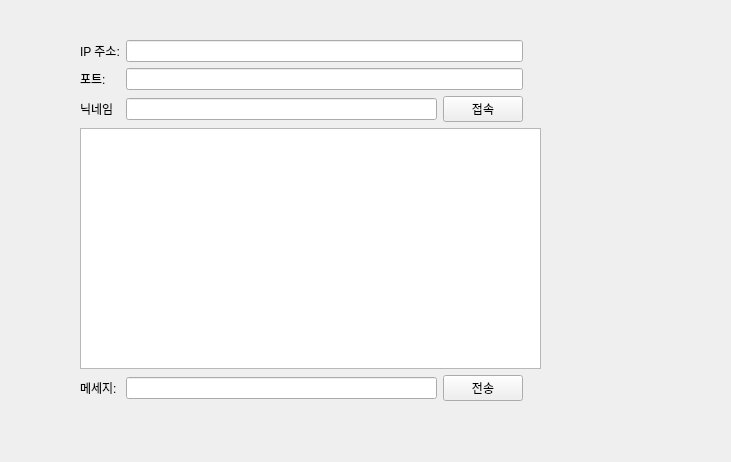
<?xml version="1.0" encoding="UTF-8"?>
<ui version="4.0">
 <class>client</class>
 <widget class="QWidget" name="client">
  <property name="geometry">
   <rect>
    <x>0</x>
    <y>0</y>
    <width>731</width>
    <height>462</height>
   </rect>
  </property>
  <property name="windowTitle">
   <string>client</string>
  </property>
  <widget class="QWidget" name="gridLayoutWidget">
   <property name="geometry">
    <rect>
     <x>70</x>
     <y>30</y>
     <width>481</width>
     <height>381</height>
    </rect>
   </property>
   <layout class="QGridLayout" name="gridLayout">
    <property name="leftMargin">
     <number>10</number>
    </property>
    <property name="topMargin">
     <number>10</number>
    </property>
    <property name="rightMargin">
     <number>10</number>
    </property>
    <property name="bottomMargin">
     <number>10</number>
    </property>
    <item row="19" column="0">
     <widget class="QLabel" name="label_2">
      <property name="text">
       <string>메세지:</string>
      </property>
     </widget>
    </item>
    <item row="0" column="0">
     <widget class="QLabel" name="label">
      <property name="text">
       <string>IP 주소:</string>
      </property>
     </widget>
    </item>
    <item row="1" column="0">
     <widget class="QLabel" name="label_3">
      <property name="layoutDirection">
       <enum>Qt::RightToLeft</enum>
      </property>
      <property name="text">
       <string>포트:</string>
      </property>
     </widget>
    </item>
    <item row="2" column="0">
     <widget class="QLabel" name="label_4">
      <property name="text">
       <string>닉네임</string>
      </property>
     </widget>
    </item>
    <item row="2" column="1">
     <widget class="QLineEdit" name="nicname"/>
    </item>
    <item row="3" column="0" rowspan="15" colspan="6">
     <widget class="QListWidget" name="listWidget">
      <property name="autoScroll">
       <bool>false</bool>
      </property>
      <property name="autoScrollMargin">
       <number>3</number>
      </property>
      <property name="defaultDropAction">
       <enum>Qt::IgnoreAction</enum>
      </property>
      <property name="movement">
       <enum>QListView::Static</enum>
      </property>
     </widget>
    </item>
    <item row="19" column="1">
     <widget class="QLineEdit" name="messageLineEdit"/>
    </item>
    <item row="19" column="2">
     <widget class="QPushButton" name="sendButton">
      <property name="text">
       <string>전송</string>
      </property>
     </widget>
    </item>
    <item row="2" column="2">
     <widget class="QPushButton" name="connectButton">
      <property name="enabled">
       <bool>true</bool>
      </property>
      <property name="accessibleName">
       <string/>
      </property>
      <property name="autoFillBackground">
       <bool>false</bool>
      </property>
      <property name="text">
       <string>접속</string>
      </property>
      <property name="iconSize">
       <size>
        <width>16</width>
        <height>16</height>
       </size>
      </property>
     </widget>
    </item>
    <item row="0" column="1" colspan="2">
     <widget class="QLineEdit" name="ipLineEdit">
      <property name="minimumSize">
       <size>
        <width>200</width>
        <height>0</height>
       </size>
      </property>
     </widget>
    </item>
    <item row="1" column="1" colspan="2">
     <widget class="QLineEdit" name="portLineEdit">
      <property name="minimumSize">
       <size>
        <width>200</width>
        <height>0</height>
       </size>
      </property>
     </widget>
    </item>
   </layout>
  </widget>
 </widget>
 <layoutdefault spacing="6" margin="11"/>
 <resources/>
 <connections/>
</ui>
